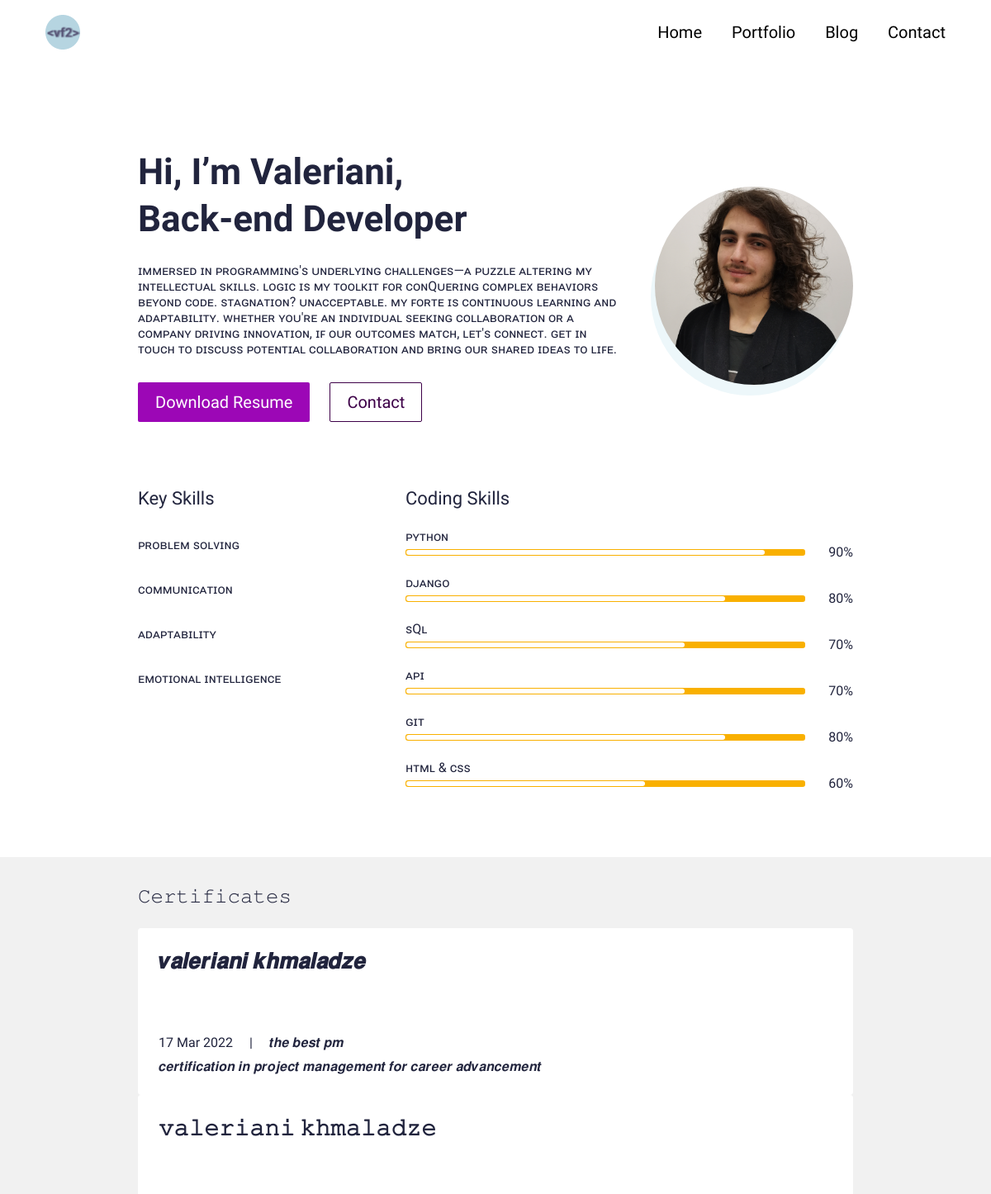
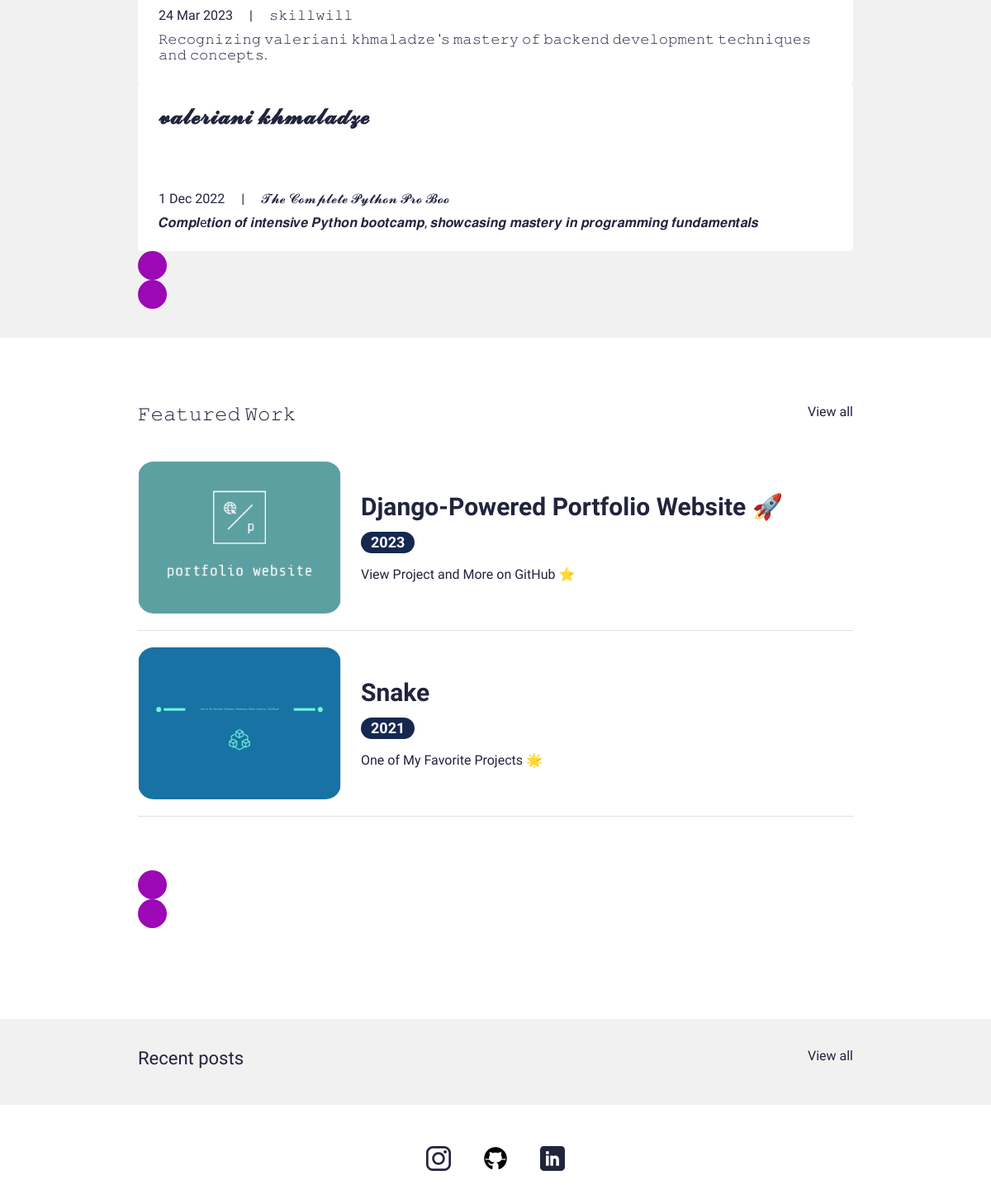
The page / on the database its author committed (2 pictures, top to bottom).
### main/models.py (models this page shows, shortened)
class UserProfile(models.Model):
    class Meta:
        verbose_name_plural = 'User Profiles'
        verbose_name = 'User Profile'
    user = models.OneToOneField(User, on_delete=models.CASCADE)
    avatar = models.ImageField(blank=True, null=True, upload_to="avatar")
    title = models.CharField(max_length=200, blank=True, null=True)
    bio = models.TextField(blank=True, null=True)
    skills = models.ManyToManyField(Skill, blank=True)
    cv = models.FileField(blank=True, null=True, upload_to="cv")

class Skill(models.Model):
    class Meta:
        verbose_name_plural = 'Skills'
        verbose_name = 'Skill'
    name = models.CharField(max_length=50, blank=True, null=True)
    score = models.IntegerField(default=80, blank=True, null=True)
    image = models.FileField(blank=True, null=True, upload_to="skills")
    is_key_skill = models.BooleanField(default=False)

class Certificate(models.Model):
    class Meta:
        verbose_name_plural = 'Certificates'
        verbose_name = 'Certificate'
    date = models.DateTimeField(blank=True, null=True)
    name = models.CharField(max_length=50, blank=True, null=True)
    title = models.CharField(max_length=200, blank=True, null=True)
    description = models.CharField(max_length=500, blank=True, null=True)
    is_active = models.BooleanField(default=True)

class Portfolio(models.Model):
    class Meta:
        verbose_name_plural = 'Portfolio Profiles'
        verbose_name = 'Portfolio'
        ordering = ["name"]
    date = models.DateTimeField(blank=True, null=True)
    name = models.CharField(max_length=200, blank=True, null=True)
    description = models.CharField(max_length=500, blank=True, null=True)
    body = RichTextField(blank=True, null=True)
    image = models.ImageField(blank=True, null=True, upload_to="portfolio")
    slug = models.SlugField(null=True, blank=True)
    is_active = models.BooleanField(default=True)

### main/views.py (the view)
# urls.py: path('', views.IndexView.as_view(), name="home"),
class IndexView(generic.TemplateView):
	template_name = "main/index.html"
	def get_context_data(self, **kwargs):
		context = super().get_context_data(**kwargs)
		certificates = Certificate.objects.filter(is_active=True)
		blogs = Blog.objects.filter(is_active=True)
		portfolio = Portfolio.objects.filter(is_active=True)
		context["certificates"] = certificates
		context["blogs"] = blogs
		context["portfolio"] = portfolio
		return context

### resumeapp/context_processors.py (called while the page is built)
def project_context(request):
	context = {
		'me': User.objects.first(),
	}
	return context

### main/templates/main/index.html (shortened to what this page needs)
{% extends 'main/base.html' %}
{% load static %}
{% block content %}
<section>
  <div class="bannerSection">
    <div class="container">
      <div class="row g-4 g-md-3  align-items-center">
        <div class="col-md-auto order-md-last">
          <div class="bannerUserImg">
            <img src="{{me.userprofile.avatar.url}}" alt="{{me.first_name|title}} {{me.last_name|title}} avatar">
          </div>
        </div>
        <div class="col-md">
          <div class="bannerContent">
            <h1 class="xlTitle pb-3">Hi, I’m {{me.first_name|title}}, <br>{{me.userprofile.title}} </br></h1>
            <p>{{me.userprofile.bio}}</p>
            <div class="bannerBtnCol">
              <div class="row">
                <div class="col-auto">
                  <a download href="{{me.userprofile.cv.url}}" class="btn btnPrimary">Download Resume</a>
                </div>
                <div class="col-auto">
                  <a href="{% url 'main:contact' %}" class="btn btnOutline">Contact</a>
                </div>
              </div>
            </div>
          </div>
        </div>
      </div>
    </div>
  </div>
</section>
<section>
  <div class="sectionSpace pt-0">
    <div class="container">
      <div class="row">
        <div class="col-md-auto">
          <div class="keySkillCol">
            <h4 class="smTitle pb-3">Key Skills</h4>
            {% for sk in me.userprofile.skills.all %}
            {% if sk.is_key_skill %}
            <div class="keySkillCard">
              <span class="ksText">{{sk.name}}</span>
            </div>
            {% endif %}
            {% endfor %}
          </div>
        </div>
        <div class="col-md">
          <h4 class="smTitle pb-3">Coding Skills</h4>
          <div class="progressCol">
            <div class="progressCard">
              {% for sk in me.userprofile.skills.all %}
              {% if not sk.is_key_skill %}
              <div class="progressCol">
                <span class="progressLbl">{{sk.name}}</span>
                <div class="row g-2 align-items-center">
                  <div class="col">
                    <div class="progress progressStyle">
                      <div class="progress-bar" role="progressbar" style="width: {{sk.score}}%" aria-valuenow="{{sk.score}}" aria-valuemin="0" aria-valuemax="100"></div>
                    </div>
                  </div>
                  <div class="col-auto">
                    <span class="pLbl">{{sk.score}}%</span>
                  </div>
                </div>
              </div>
              {% endif %}
              {% endfor %}
            </div>
          </div>
        </div>
      </div>
    </div>
  </div>
</section>
<section>
  <div class="sectionSpaceSm lightBg">
    <div class="container">
      <div class="row pb-3">
        <div class="col">
          <h4 class="smText regular">𝙲𝚎𝚛𝚝𝚒𝚏𝚒𝚌𝚊𝚝𝚎𝚜</h4>
        </div>
      </div>
      <div class="sliderOuter">
        <div class="swiper certificatesSlider">
          <div class="swiper-wrapper">
            {% for c in certificates %}
            {% if c.is_active %}
            <div class="swiper-slide">
              <div class="cardStyle1">
                <h4 class="mdTitle cs1Title">
                  <a href="javascript:void(0)">{{c.title}}</a>
                </h4>
                <ul class="cardOptionCol">
                  <li>{{c.date.date}}</li>
                  <li>{{c.name|title}}</li>
                </ul>
                <p>{{c.description}}</p>
              </div>
            </div>
            {% endif %}
            {% endfor %}
          </div>
        </div>
        <div class="cert-swiper-button-next swiper-button-next swiperBtnStyle"></div>
        <div class="cert-swiper-button-prev swiper-button-prev swiperBtnStyle"></div>
      </div>
    </div>
  </div>
</section>
<section>
  <div class="sectionSpace">
    <div class="container">
      <div class="portfolioCol">
        <div class="row pb-3">
          <div class="col">
            <h4 class="smText regular">𝙵𝚎𝚊𝚝𝚞𝚛𝚎𝚍 𝚆𝚘𝚛𝚔</h4>
          </div>
          <div class="col-auto">
            <a href="{% url 'main:portfolios' %}" class="simpleLink">View all</a>
          </div>
        </div>
        {% for p in portfolio %}
        {% if p.is_active %}
        <div class="portfolioCard">
          <div class="row g-4 align-items-center">
            <div class="col-md-auto">
              <div class="portfolioImgCol">
                <a href="{% url 'main:portfolio' slug=p.slug %}"><img src="{{p.image.url}}" alt="..."></a>
              </div>
            </div>
            <div class="col-md">
              <div class="portfolioContentCol">
                <h4 class="lgTitle"><a href="{% url 'main:portfolio' slug=p.slug %}">{{p.name}}</a></h4>
                <ul class="portfolioOption">
                  <li><span class="dateLbl">{{p.date.year}}</span></li>
                </ul>
                <p>{{p.description}}</p>
              </div>
            </div>
          </div>
        </div>
        {% endif %}
        {% endfor %}
      </div>
      <div class="testimonialCol">
        <div class="testimonialSlider">
          <div class="swiper testimonialSwiper">
            <div class="test-swiper-button-next swiper-button-next swiperBtnStyle"></div>
            <div class="test-swiper-button-prev swiper-button-prev swiperBtnStyle"></div>
          </div>
        </div>
      </div>
    </div>
  </div>
</section>
<section>
  <div class="sectionSpaceSm lightBg">
    <div class="container">
      <div class="row pb-3">
        <div class="col">
          <h4 class="smText regular">Recent posts</h4>
        </div>
        <div class="col-auto">
          <a href="{% url 'main:blogs' %}" class="simpleLink">View all</a>
        </div>
      </div>
    </div>
  </div>
</section>
{% endblock %}

### main/templates/main/base.html (shortened to what this page needs)
{% load static %}
<!doctype html>
<html lang="en">
  <head>
    <link href="{% static 'css/bootstrap.min.css' %}" rel="stylesheet">
    <link rel="stylesheet" href="https://unpkg.com/swiper@7.0.5/swiper-bundle.min.css">
    <link href="{% static 'css/style.css' %}" rel="stylesheet">
  </head>
  <body>
    {% include 'main/partials/nav.html' %}
    {% block content %}
    {% endblock %}
    {% include 'main/partials/footer.html' %}
  </body>
</html>

### main/templates/main/partials/nav.html (shortened to what this page needs)
{% load static %}
<header>
    <div class="headerCol">
    <div class="container-fluid">
        <div class="row align-items-center">
        <div class="col-auto">
            <div class="logoCol">  <img src="{% static 'images/Screenshot from 2023-08-15 15-27-23-modified(1).png' %}" alt="...">
            </a></div>
        </div>
        <div class="col">
            <div class="navCollapseCol">
            <div class="navCol">
                <ul>
                <li><a href="{%url 'main:home'%}">Home</a></li>
                <li><a href="{%url 'main:portfolios' %}">Portfolio</a></li>
                <li><a href="{% url 'main:blogs' %}">Blog</a></li>
                <li><a href="{%url 'main:contact'%}">Contact</a></li>
                </ul>
            </div>
            </div>
        </div>
        </div>
    </div>
    </div>
</header>

### main/templates/main/partials/footer.html
{% load static %}
<footer>
    <div class="footerCol">
    <div class="container">
        <ul class="socialCol">
        <li><a href="javascript:void(0)"><img src="{% static 'images/insta.svg' %}" alt="..."></a></li>
        <li><a href="https://github.com/VaKo2179?tab=repositories"><img src="{% static 'images/icons8-github-30.png' %}" alt="..."></a></li>
        <li><a href="https://www.linkedin.com/in/vako-khmaladze-b14949255/"><img src="{% static 'images/linkedin.svg' %}" alt="..."></a></li>
        </ul>
        <div class="copyrightCol">
        </div>
    </div>
    </div>
</footer>

### rows shown on the page
Skill: name "ᴘʀᴏʙʟᴇᴍ ꜱᴏʟᴠɪɴɢ"
Skill: name "ᴄᴏᴍᴍᴜɴɪᴄᴀᴛɪᴏɴ"
Skill: name "ᴀᴅᴀᴘᴛᴀʙɪʟɪᴛʏ"
Skill: name "ᴇᴍᴏᴛɪᴏɴᴀʟ ɪɴᴛᴇʟʟɪɢᴇɴᴄᴇ"
Skill: name "ᴘʏᴛʜᴏɴ", score "90"
Skill: name "ᴅᴊᴀɴɢᴏ", score "80"
Skill: name "ꜱQʟ", score "70"
Skill: name "ᴀᴘɪ", score "70"
Skill: name "ɢɪᴛ", score "80"
Skill: name "ʜᴛᴍʟ & ᴄꜱꜱ", score "60"
Certificate: title "𝒗𝒂𝒍𝒆𝒓𝒊𝒂𝒏𝒊 𝒌𝒉𝒎𝒂𝒍𝒂𝒅𝒛𝒆", date "17 Mar 2022", name "𝒕𝒉𝒆 𝒃𝒆𝒔𝒕 𝒑𝒎", description "𝒄𝒆𝒓𝒕𝒊𝒇𝒊𝒄𝒂𝒕𝒊𝒐𝒏 𝒊𝒏 𝒑𝒓𝒐𝒋𝒆𝒄𝒕 𝒎𝒂𝒏𝒂𝒈𝒆𝒎𝒆𝒏𝒕 𝒇𝒐𝒓 𝒄𝒂𝒓𝒆𝒆𝒓 𝒂𝒅𝒗𝒂𝒏𝒄𝒆𝒎𝒆𝒏𝒕"
Certificate: title "𝚟𝚊𝚕𝚎𝚛𝚒𝚊𝚗𝚒 𝚔𝚑𝚖𝚊𝚕𝚊𝚍𝚣𝚎", date "24 Mar 2023", name "𝚜𝚔𝚒𝚕𝚕𝚠𝚒𝚕𝚕", description "𝚁𝚎𝚌𝚘𝚐𝚗𝚒𝚣𝚒𝚗𝚐 𝚟𝚊𝚕𝚎𝚛𝚒𝚊𝚗𝚒 𝚔𝚑𝚖𝚊𝚕𝚊𝚍𝚣𝚎 '𝚜 𝚖𝚊𝚜𝚝𝚎𝚛𝚢 𝚘𝚏 𝚋𝚊𝚌𝚔𝚎𝚗𝚍 𝚍𝚎𝚟𝚎𝚕𝚘𝚙𝚖𝚎𝚗𝚝 𝚝𝚎𝚌𝚑𝚗𝚒𝚚𝚞𝚎𝚜 𝚊𝚗𝚍 𝚌𝚘𝚗𝚌𝚎𝚙𝚝𝚜."
Certificate: title "𝓿𝓪𝓵𝓮𝓻𝓲𝓪𝓷𝓲 𝓴𝓱𝓶𝓪𝓵𝓪𝓭𝔃𝓮", date "1 Dec 2022", name "𝓣𝓱𝓮 𝓒𝓸𝓶𝓹𝓵𝓮𝓽𝓮 𝓟𝔂𝓽𝓱𝓸𝓷 𝓟𝓻𝓸 𝓑𝓸𝓸", description "𝑪𝒐𝒎𝒑𝒍е𝒕𝒊𝒐𝒏 𝒐𝒇 𝒊𝒏𝒕𝒆𝒏𝒔𝒊𝒗𝒆 𝑷𝒚𝒕𝒉𝒐𝒏 𝒃𝒐𝒐𝒕𝒄𝒂𝒎𝒑, 𝒔𝒉𝒐𝒘𝒄𝒂𝒔𝒊𝒏𝒈 𝒎𝒂𝒔𝒕𝒆𝒓𝒚 𝒊𝒏 𝒑𝒓𝒐𝒈𝒓𝒂𝒎𝒎𝒊𝒏𝒈 𝒇𝒖𝒏𝒅𝒂𝒎𝒆𝒏𝒕𝒂𝒍𝒔"
Portfolio: image (picture), name "Django-Powered Portfolio Website 🚀", date.year "2023", description "View Project and More on GitHub ⭐"
Portfolio: image (picture), name "Snake", date.year "2021", description "One of My Favorite Projects 🌟"

### other values the page prints
{{ me.first_name|title }} "Valeriani"
{{ me.userprofile.title }} "Back-end Developer"
